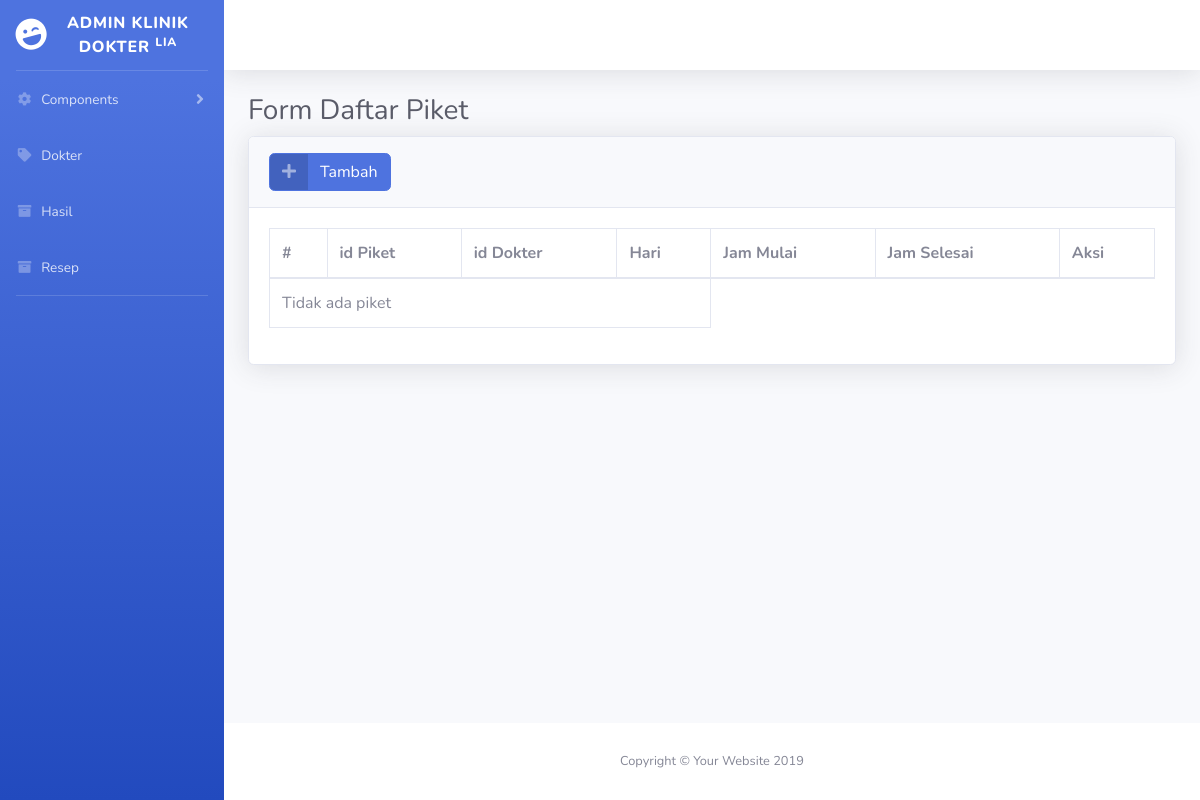
The app's page /index.php/piket, older data.
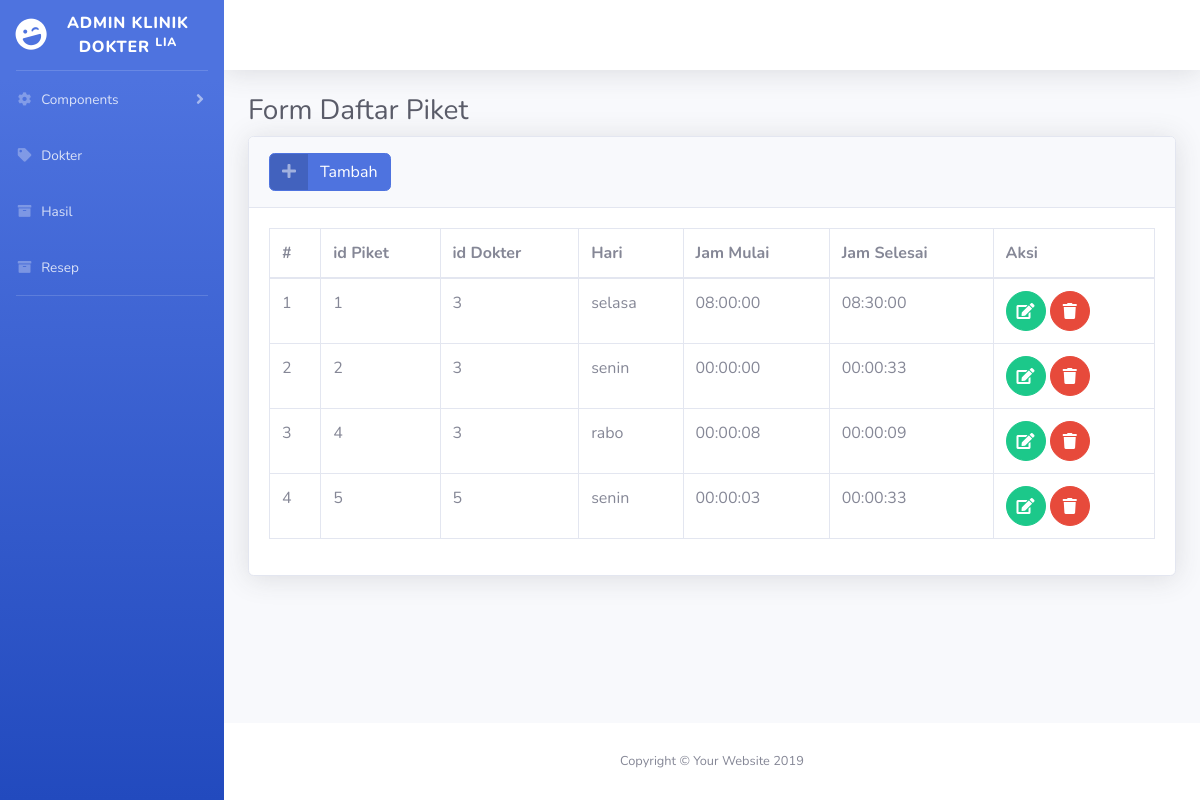
The same page, newer data.
### tables this page shows
CREATE TABLE `tb_piket` (
  `id_piket` bigint(20) NOT NULL,
  `id_dokter` bigint(20) NOT NULL,
  `hari` enum('senin','selasa','rabo','kamis','jumat') NOT NULL,
  `jam_mulai` time NOT NULL,
  `jam_selesai` time NOT NULL
);

### application/controllers/Piket.php (called while the page is built, shortened)
<?php
class Piket extends CI_Controller {
	public function index()
	{
		$parser = array(
			'p_semuapiket' => $this->db->get_where('tb_piket')->result()
			);
		$this->load->view('piket/v_daftar', $parser);
	}
}
?>

### index.php (called while the page is built, shortened)
<?php
require_once BASEPATH.'core/CodeIgniter.php';

### application/views/piket/v_daftar.php (the view, shortened to what this page needs)
<!DOCTYPE html>
<html lang="en">
<head>
  <link href="<?php echo base_url(); ?>tema/admin/vendor/fontawesome-free/css/all.min.css" rel="stylesheet" type="text/css">
   <link href="<?php echo base_url(); ?>tema/admin/css/sb-admin-2.min.css" rel="stylesheet">
  <link href="vendor/datatables/dataTables.bootstrap4.min.css" rel="stylesheet">
</head>
<body id="page-top">
  <div id="wrapper">
    <div id="content-wrapper" class="d-flex flex-column">
      <div id="content">
        <div class="container-fluid">
          <h1 class="h3 mb-2 text-gray-800">Form Daftar Piket</h1>
          <div class="card shadow mb-4">
            <div class="card-header py-3">
              <h6 class="m-0 font-weight-bold text-primary">
                <a href="<?php echo site_url('piket/tambah'); ?>" class="btn btn-primary btn-icon-split">
                    <span class="icon text-white-50">
                      <i class="fas fa-plus"></i>
                    </span>
                    <span class="text">Tambah</span>
                  </a>
              </h6>
            </div>
            <div class="card-body">
              <div class="table-responsive">
                <table class="table table-bordered" id="dataTable" width="100%" cellspacing="0">
                  <thead>
                    <tr>
                     <th>#</th>
                      <th>id Piket</th>
                      <th>id Dokter</th>
                      <th>Hari</th>
                      <th>Jam Mulai</th>
                      <th>Jam Selesai</th>
                      <th>Aksi</th>
                    </tr>
                  </thead>
                  <tbody>
                   <?php if(count($p_semuapiket) > 0) { ?>
      <?php $no = 1; ?>
      <?php foreach ($p_semuapiket as $data) { ?>
      <tr>
        <td><?php echo $no++; ?></td>
        <td><?php echo $data->id_piket; ?></td>
        <td><?php echo $data->id_dokter; ?></td>
        <td><?php echo $data->hari; ?></td>
        <td><?php echo $data->jam_mulai; ?></td>
        <td><?php echo $data->jam_selesai; ?></td>
        <td>
          <a href="<?php echo site_url('piket/edit/' . $data->id_piket); ?>" class="btn btn-success btn-circle">
                    <i class="fas fa-edit"></i>
                  </a>
           <a href="<?php echo site_url('piket/proses_hapus/' . $data->id_piket); ?>" class="btn btn-danger btn-circle">
                    <i class="fas fa-trash"></i>
                  </a>
        </td>
      </tr>
      <?php } ?>
      <?php } else { ?>
      <tr>
        <td colspan="4">Tidak ada piket</td>
      </tr>
      <?php } ?>
                  </tbody>
                </table>
              </div>
            </div>
          </div>
        </div>
      </div>

Row changes from the older to the newer data that the page shows:
added tb_piket: id_piket "1", id_dokter "3", hari "selasa", jam_mulai "08:00:00", jam_selesai "08:30:00"
added tb_piket: id_piket "2", id_dokter "3", hari "senin", jam_mulai "00:00:00", jam_selesai "00:00:33"
added tb_piket: id_piket "4", id_dokter "3", hari "rabo", jam_mulai "00:00:08", jam_selesai "00:00:09"
added tb_piket: id_piket "5", id_dokter "5", hari "senin", jam_mulai "00:00:03", jam_selesai "00:00:33"
Text that changed along with them:
text no longer shown: "Tidak ada piket"
